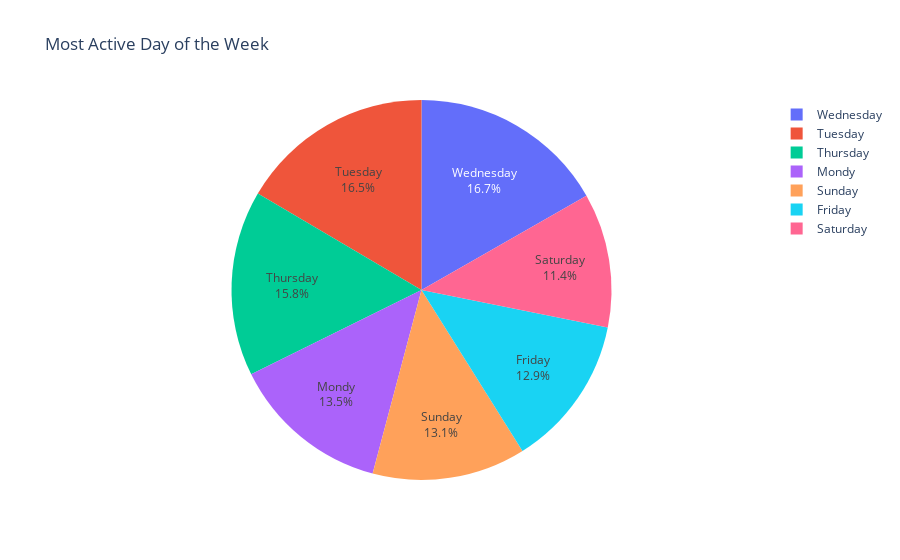

Notebook source saved alongside this figure:
### Code cell
# What is most active day of the week?
import plotly.express as px
# use px to plot pie
fig = px.pie(df_propotion_day, values='Day_of_Week_Volume', names='Day_of_Week', title='Most Active Day of the Week')
fig.update_traces(textposition='inside', textinfo='percent+label')
fig.show()

# |-> Wednesday is the busiest day, Saturday is the least busy day.
# |-> Tusday and Thusday are busier than Monday and Sunday, more than 2 percent.

### Figure 1 — Plotly figure (JSON) as saved in the notebook; plotly's stock layout.template omitted (floating-point values rounded to 4 significant figures)
{"data": [{"domain": {"x": [0, 1], "y": [0, 1]}, "hovertemplate": "Day_of_Week=%{label}<br>Day_of_Week_Volume=%{value}<extra></extra>", "labels": ["Mondy", "Tuesday", "Wednesday", "Thursday", "Friday", "Saturday", "Sunday"], "legendgroup": "", "name": "", "showlegend": true, "textinfo": "percent+label", "textposition": "inside", "type": "pie", "values": [71695, 87438, 88579, 83587, 68417, 60437, 69116]}], "layout": {"legend": {"tracegroupgap": 0}, "title": {"text": "Most Active Day of the Week"}}}
